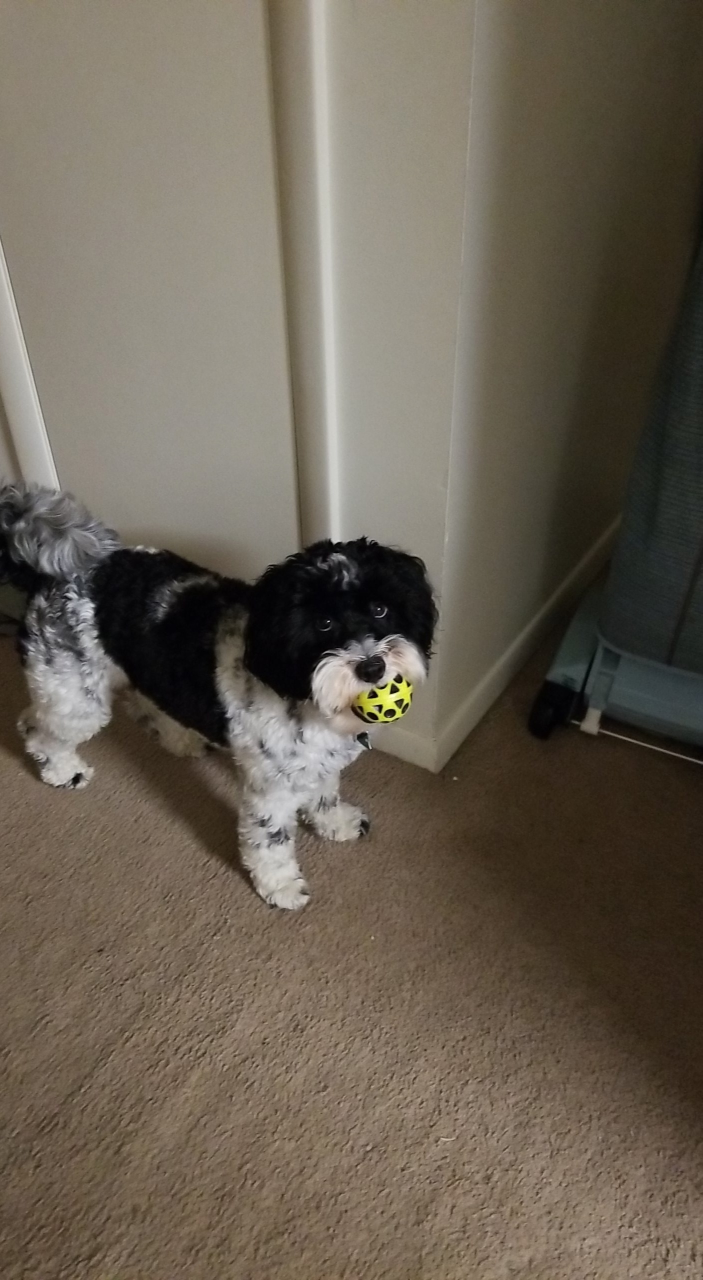
#> input picture assets/loki.jpg, 1405 x 2560 px (shown at 1/2 size)
$ python tut1.py
#> lines starting #> are read from the running program, lines starting #| are printed output that depends on the picture
import cv2

img = cv2.imread('assets/loki.jpg', -1)
#> img is the input picture: shape (2560, 1405, 3); mean B, G, R 83.6, 96.7, 105.8
img = cv2.resize(img, (0,0), fx=0.3,fy=0.3)
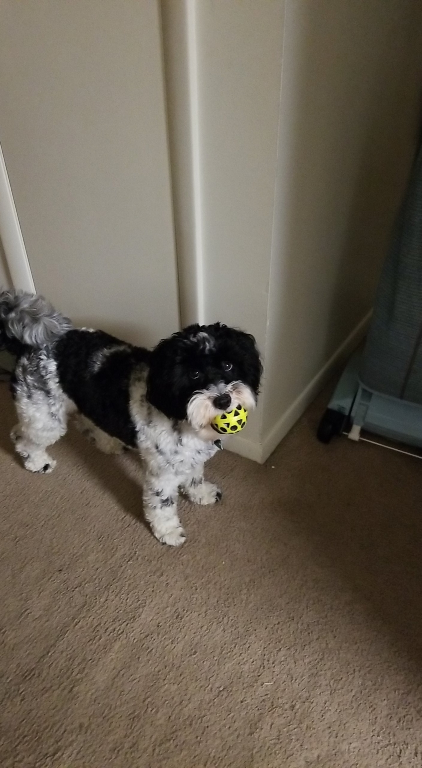
#> img: shape (768, 422, 3); mean B, G, R 83.5, 96.5, 105.7
cv2.imshow('Image', img)
cv2.waitKey(0)
cv2.destroyAllWindows()
